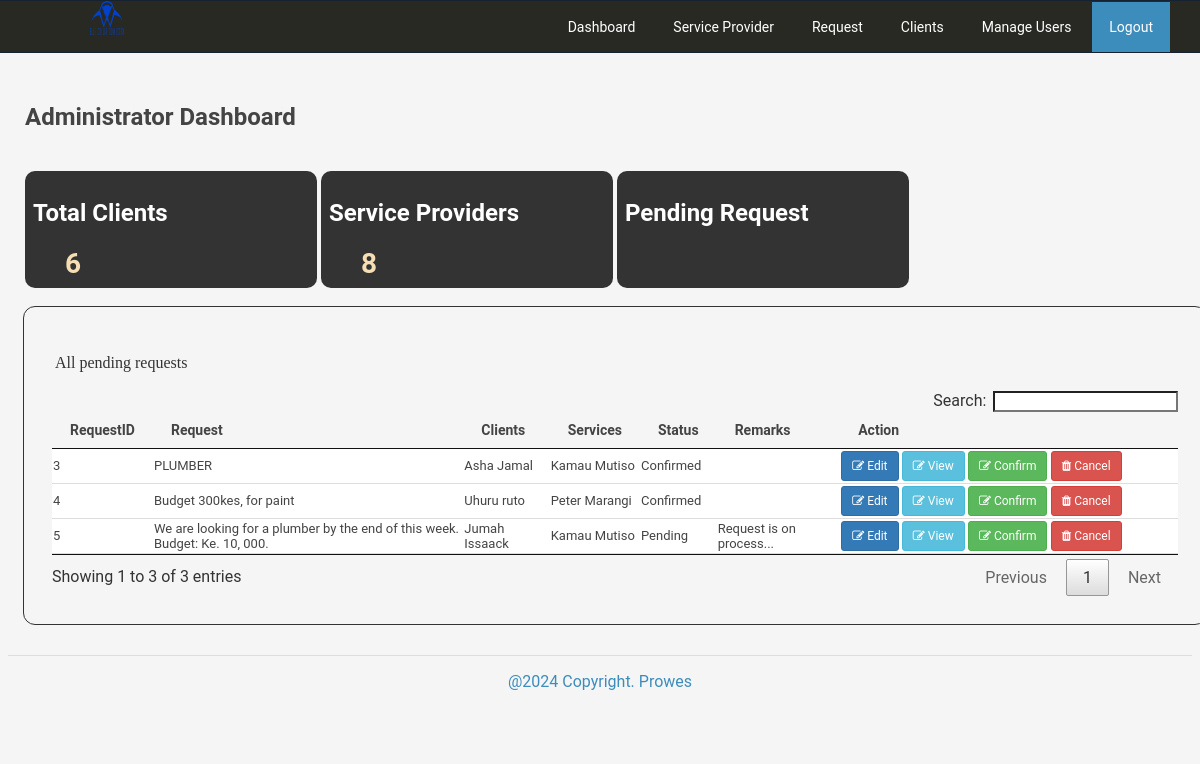
Screenshot of /admin/ (signed in) with the database file from the repository.
### tables this page shows
CREATE TABLE `tblrequest` (
  `RequestID` int(11) NOT NULL,
  `Request` text NOT NULL,
  `Status` varchar(90) NOT NULL,
  `Remarks` text NOT NULL,
  `ClientID` int(11) NOT NULL,
  `ServiceID` int(11) NOT NULL,
  `USERID` int(11) NOT NULL DEFAULT 0,
  `Viewed` tinyint(1) NOT NULL DEFAULT 0
);

CREATE TABLE `tblclients` (
  `ClientID` int(11) NOT NULL,
  `Fname` varchar(90) NOT NULL,
  `Lname` varchar(90) NOT NULL,
  `Address` text NOT NULL,
  `ContactNo` varchar(30) NOT NULL,
  `Status` varchar(90) NOT NULL DEFAULT 'Pending',
  `cUsername` varchar(90) NOT NULL,
  `cPassword` varchar(90) NOT NULL,
  `PicLoc` text NOT NULL
);

CREATE TABLE `tblserviceprovider` (
  `ServiceID` int(11) NOT NULL,
  `ServiceName` varchar(90) NOT NULL,
  `ServiceContact` varchar(30) NOT NULL,
  `ServiceAddress` text NOT NULL,
  `lat` double NOT NULL DEFAULT 0,
  `lng` double NOT NULL DEFAULT 0,
  `Services` text NOT NULL,
  `EmailAddress` varchar(90) NOT NULL DEFAULT 'ma5755333@gmail.com',
  `spUsername` varchar(90) NOT NULL,
  `spPassword` varchar(90) NOT NULL,
  `Status` varchar(90) NOT NULL DEFAULT 'Confirmed',
  `PicLoc` text NOT NULL
);

### admin/index.php (called while the page is built, shortened)
<?php
 require_once("nav/navigation.php");
?>

### includes/database.php (called while the page is built, shortened)
<?php
class Database
{
    public $sql_string = '';
    private $conn;
    public function open_connection()
    {
        $this->conn = new mysqli(server, user, pass, database_name);
    }
    public function setQuery($sql = '')
    {
        $this->sql_string = $sql;
    }
    public function executeQuery()
    {
        $result = $this->conn->query($this->sql_string);
        return $result;
    }
    private function confirm_query($result)
    {
        return $result;
    }
    public function loadResultList($key = '') {
        $cur = $this->executeQuery();
        $array = array();
        if ($cur->num_rows > 0) {
            while ($row = $cur->fetch_object()) {
                if ($key) {
                    $array[$row->$key] = $row;
                } else {
                    $array[] = $row;
                }
            }
        }
        return $array;
    }
    public function loadSingleResult()
    {
        $cur = $this->executeQuery();
        while ($row = $cur->fetch_object()) {
            return $data = $row;
        }
    }
}
$mydb = new Database();
?>

### includes/accounts.php (called while the page is built, shortened)
<?php
require_once(LIB_PATH.DS.'database.php');
class User {
	public static function getTotalClients() {
		global $mydb;
		$sql = "SELECT COUNT(*) AS total_users FROM tblclients";
		$mydb->setQuery($sql);
		$result = $mydb->loadSingleResult();
		return $result->total_users;
	}
	public static function getServiceProviders() {
		global $mydb;
		$sql = "SELECT COUNT(*) AS total_users FROM tblserviceprovider";
		$mydb->setQuery($sql);
		$result = $mydb->loadSingleResult();
		return $result->total_users;
	}
}
?>

### admin/dashboard.php (the view, shortened to what this page needs)
<header>
	<h1>
		Administrator Dashboard
	</h1>
</header>
<div class="row no-gutters">
	<div class="col-md-3 d-flex justify-content-center align-items-center">
		<div class="box rounded">
			<h2>Total Clients</h2>
			<span class="num">
				<?php
					require_once('../includes/accounts.php');
					$totalUsers = User::getTotalClients();
					echo $totalUsers;
				?>
			</span>
		</div>
	</div>
	<div class="col-md-3 d-flex justify-content-space-center align-items-center"">
		<div class="box rounded">
			<h2>Service Providers</h2>
			<span class="num">
			<?php
				require_once('../includes/accounts.php');
				$totalUsers = User::getServiceProviders();
				echo $totalUsers;
			?>
			</span>
		</div>
	</div>
	<div class="col-md-3 d-flex justify-content-space-around-center align-items-center">
		<div class="box rounded">
			<h2>Pending Request</h2>
			<span class="num">
			</span>
		</div>
	</div>
</div>
<div class="display-data">
	<p>All pending requests</p>
<table class="hover" id="dash-tables"   cellspacing="0" >
			  <thead>
					  <th>RequestID</th>
					  <th>Request</th>
					  <th>Clients</th>
					  <th>Services</th>
					  <th>Status</th>
					  <th>Remarks</th>
					  <th width="30%">Action</th>
			  </thead>
			  <tbody>
				  <?php
					  $mydb->setQuery("SELECT *,r.Status as stats
										FROM  `tblrequest` r, `tblserviceprovider` s,`tblclients` c
									WHERE r.ServiceID=s.ServiceID AND r.ClientID=c.ClientID ");
					  $cur = $mydb->loadResultList();
					foreach ($cur as $result) {
					  echo '<tr>';
					  echo '<td>' . $result->RequestID.'</a></td>';
					  echo '<td>'. $result->Request.'</td>';
					  echo '<td>'. $result->Fname.' '. $result->Lname.'</td>';
					  echo '<td>'. $result->ServiceName.'</td>';
					  echo '<td>'.$result->stats.'</td>';
					  echo '<td>'. $result->Remarks.'</td>';
						$btn= '
						  <a title="Confirm" href="index.php?view=edit&id='.$result->RequestID.'" class="btn btn-primary btn-sm  " ><i class="fa fa-edit"></i> Edit</a>
						   <a title="View" href="index.php?view=view&id='.$result->RequestID.'" class="btn btn-info btn-sm  " ><i class="fa fa-edit"></i> View</a>
						  <a title="Confirm" href="controller.php?action=confirm&id='.$result->RequestID.'" class="btn btn-success btn-sm  " ><i class="fa fa-edit"></i> Confirm</a>
								   <a title="Cancel" href="controller.php?action=cancel&id='.$result->RequestID.'" class="btn btn-danger btn-sm"><i class="fa fa-trash"></i> Cancel</a>';
					  echo '<td > '.$btn.'</td>';
					  echo '</tr>';
				  }
				  ?>
			  </tbody>
			</table>
</div>

### admin/css/style.css (style rules this page uses)
body { font-family: "Roboto", -apple-system, BlinkMacSystemFont, "Segoe UI", Roboto, "Helvetica Neue", Arial, sans-serif; }
.row { display: flex; flex-wrap: wrap; margin-right: -15px; margin-left: -15px; }
.no-gutters { margin-right: 0; margin-left: 0; }
.no-gutters > .col, .no-gutters > [class*="col-"] { padding-right: 0; padding-left: 0; }
.col, .col-md-1, .col-md-2, .col-md-3, .col-md-4, .col-md-5, .col-md-6, .col-md-7, .col-md-8, .col-md-9, .col-md-10, .col-md-11, .col-md-12, .col-md, .col-md-auto { position: relative; width: 100%; min-height: 1px; padding-right: 15px; padding-left: 15px; }
@media (min-width: 768px) { .col-md-3 { flex: 0 0 25%; max-width: 25%; } }
.box { position: relative; text-align: left; padding: 8% 10% 55px 55px; color: #ffffff; background: #62bfe6; transition: .3s ease; margin: 2px; }
.btn { display: inline-block; padding: 6px 12px; margin-bottom: 0; font-size: 14px; font-weight: normal; line-height: 1.42857143; text-align: center; white-space: nowrap; vertical-align: middle; -ms-touch-action: manipulation; touch-action: manipulation; cursor: pointer; -webkit-user-select: none; -moz-user-select: none; -ms-user-select: none; user-select: none; background-image: none; border: 1px solid transparent; border-radius: 4px; }
.btn-primary { color: #fff; background-color: #337ab7; border-color: #2e6da4; }
.btn-success { color: #fff; background-color: #5cb85c; border-color: #4cae4c; }
.btn-info { color: #fff; background-color: #5bc0de; border-color: #46b8da; }
.btn-danger { color: #fff; background-color: #d9534f; border-color: #d43f3a; }
.btn-sm, .btn-group-sm > .btn { padding: 5px 10px; font-size: 12px; line-height: 1.5; border-radius: 3px; }
a.btn { text-decoration: none; }
#dash-tables { text-align: left; }
#dash-tables th { font-size: 14px; font-weight: bold; }
#dash-tables td { font-size: 13px; padding: 2px 1px 2px 1px; border-bottom: .5px solid #ddd; }

### admin/dashboard.php (style rules this page uses)
body { background-color: whitesmoke; ; color: #444; }
header { text-align: center; padding: 20px 0; }
header h1 { font-size: 1.5em; text-align: left; padding: 2px; }
.box { background-color: #333; padding: 8px; border-radius: 10px; }
.num { font-size: 28px; text-align: center; text-decoration: dotted; cursor: pointer; color: wheat; padding: 32px; font-weight: 770; }
.display-data { border: 1px solid #333; border-radius: 12px; margin-top: 16px; padding: 28px; }
.display-data p { padding: 3px; color: #333; font-family: curvise; }

### rows the page displays
tblrequest: RequestID "3", Request "PLUMBER", ClientID.Fname "Asha", ClientID.Lname "Jamal", ServiceID.ServiceName "Kamau Mutiso", Status "Confirmed"
tblrequest: RequestID "4", Request "Budget 300kes, for paint", ClientID.Fname "Uhuru", ClientID.Lname "ruto", ServiceID.ServiceName "Peter Marangi", Status "Confirmed"
tblrequest: RequestID "5", Request "We are looking for a plumber by the end of this week. Budget: Ke. 10, 000.", ClientID.Fname "Jumah", ClientID.Lname "Issaack", ServiceID.ServiceName "Kamau Mutiso", Status "Pending", Remarks "Request is on process..."

### other values shown
$totalUsers "6"
$totalUsers "8"
